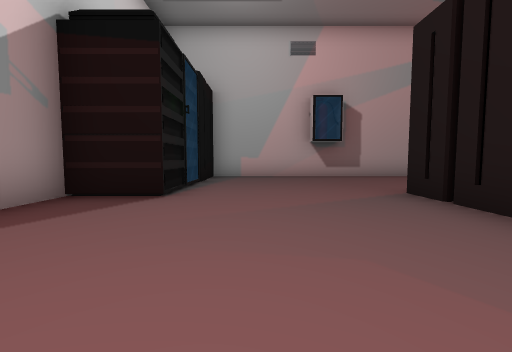
View 1 (above)

16 first-person views from a walk through a scene from a Unity 3-D project. The camera is 1.2 m above the floor, tilts 4° down and sees 90° across. The floor is counted in squares, 2 m on a side. Each view is taken from the middle of a square. On the plan, view 1 faces up. The plan holds only what a view shows up to about 9 squares ahead; the rest is blank. The player is left out.

View 2
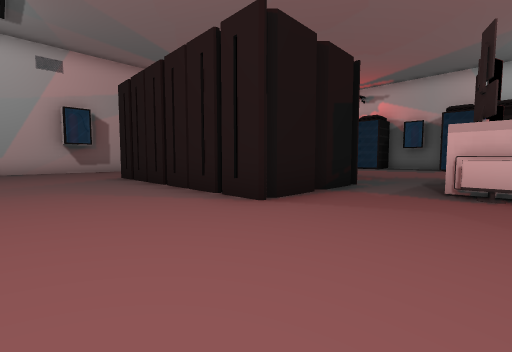

View 3
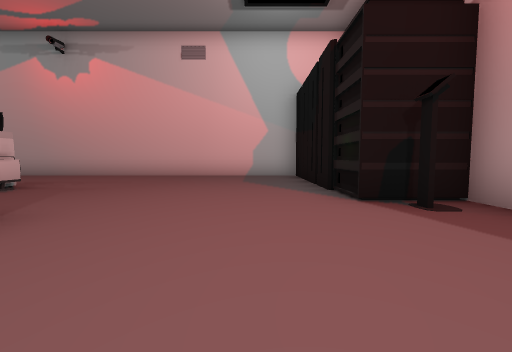

View 4
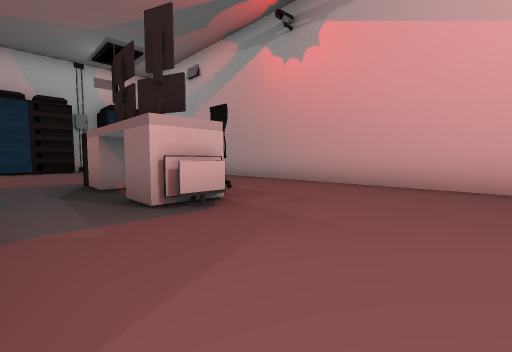

View 5
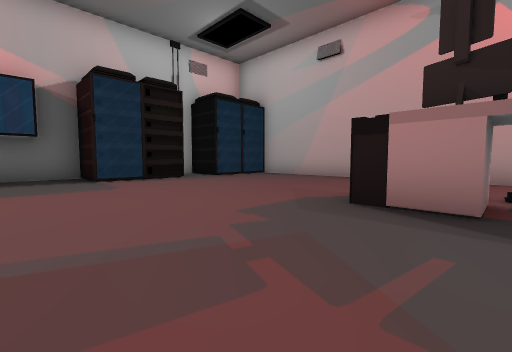

View 6
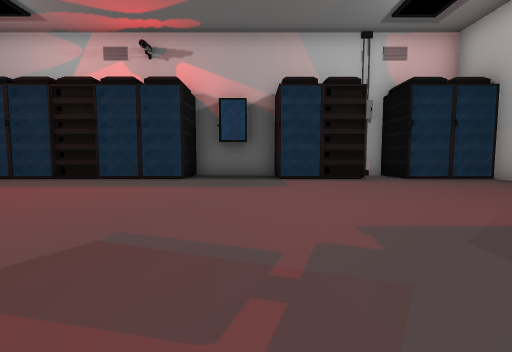

View 7
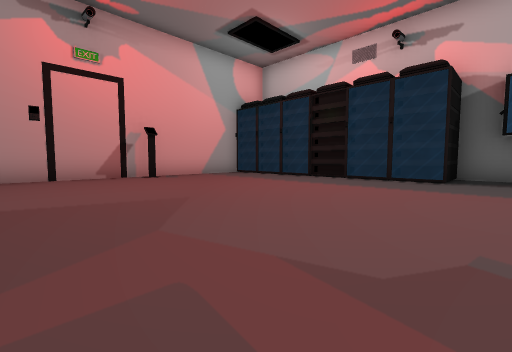

View 8
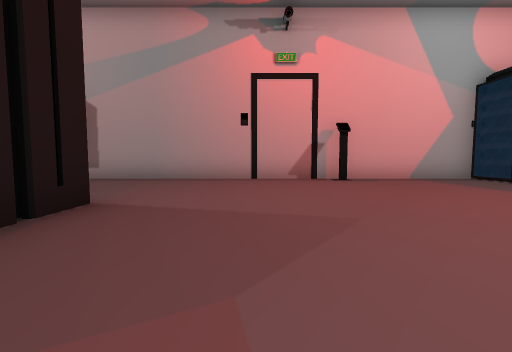

View 9
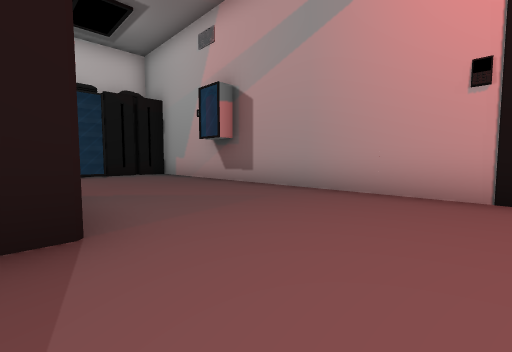

View 10
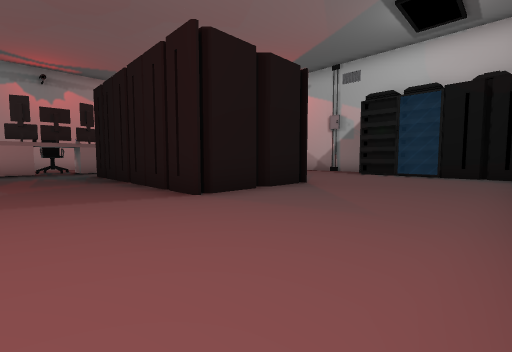

View 11
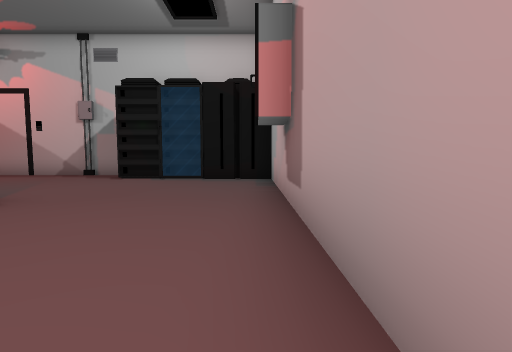

View 12
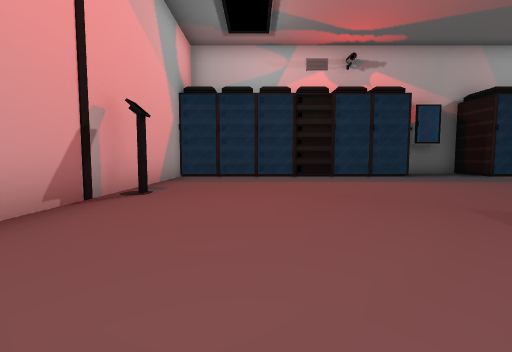

View 13
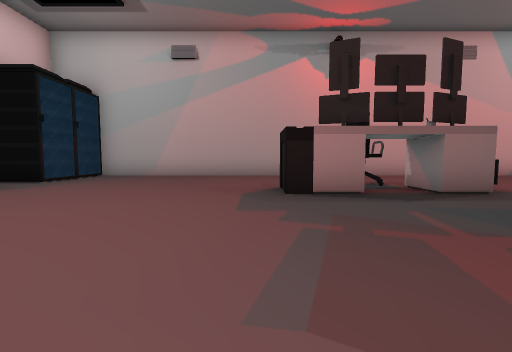

View 14
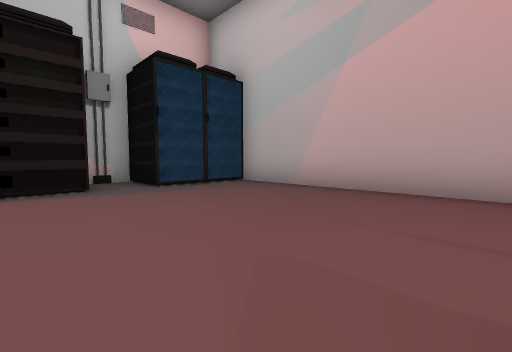

View 15
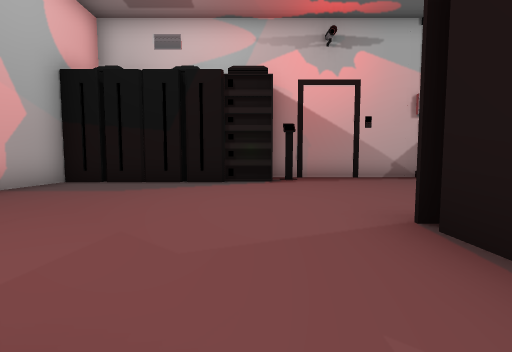

View 16
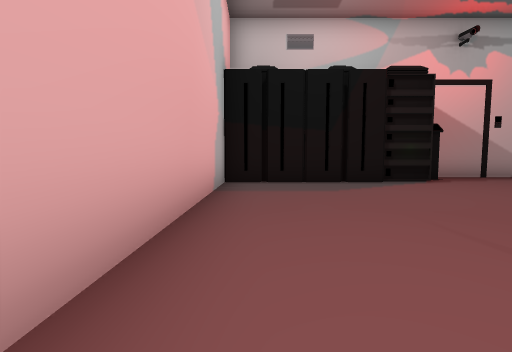

### Floor plan
Key: @ floor where view 1 was taken; # wall or solid block; . floor; = window, fence, low wall or low ledge; S server; C chair; O other object.
Columns run from 3 left of view 1 to 16 right of it. Each row starts with its distance up from view 1.
  9  ##################
  8  #S..............S=
  7  #...............S=
  6  =S...............#
  5 ##...............S
  4 #S....S##........S
  3 #.....## S.......S=
  2 #.....S  S.......S=
  1 #.....#  .........##
  0 #..@..S  S.........#
 -1 #.....###S.........#
 -2 ##...............S=#
 -3 #S................##
 -4 ##......OOO .....S #
 -5  #S......CCO.......#
 -6  #...............S=#
 -7  #S..............S=
 -8  ##################

Where each view was taken, in squares from view 1:
view 1: 0 up, 0 right, facing up
view 2: 4 down, 0 right, facing up-right
view 3: 1 up, 0 right, facing down
view 4: 2 down, 2 right, facing down-right
view 5: 0 up, 7 right, facing down-right
view 6: 1 down, 7 right, facing right
view 7: 0 up, 7 right, facing up-right
view 8: 1 up, 8 right, facing up
view 9: 4 up, 8 right, facing up-left
view 10: 8 up, 8 right, facing down-left
view 11: 8 up, 6 right, facing left
view 12: 6 up, 6 right, facing right
view 13: 1 up, 9 right, facing down
view 14: 3 down, 9 right, facing down-right
view 15: 3 down, 5 right, facing left
view 16: 7 down, 5 right, facing left
